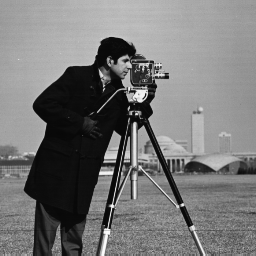
%> input picture questao_04/cameraman.tif, 256 x 256 px
$ octave limiarizacao_2bits.m   (GNU Octave 9; MATLAB toolbox functions it lacks are replaced by stand-ins)
%> lines starting %> are read from the running program, lines starting %| are printed output that depends on the picture
%limiariza玢o em 2 bits/pixel na imagem do cameraman
I_1 = double(imread('./cameraman.tif'));
%> I_1: size 256x256 double; min 7, max 253, mean 118.7; mean of the top-left, top-right, bottom-left and bottom-right quarters 119.9, 153.8, 75.8, 125.4
% re-quantiza em 2 bits/pixel - limiariza玢o
I_q_1 = floor(I_1./max(max(I_1)).*(2^2));
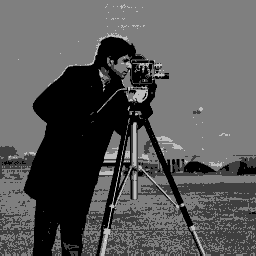
%> I_q_1: size 256x256 double; min 0, max 4, mean 1.38; drawn with min black and max white
figure, imshow(uint8(I_1)), title('Imagem cameraman original com 8 bits/pixel');
figure, imshow(uint8(I_q_1 .* 90)), title('Imagem cameraman limiarizada em 2 bits/pixel');
%> after `imshow(uint8(I_q_1 .* 90))`:
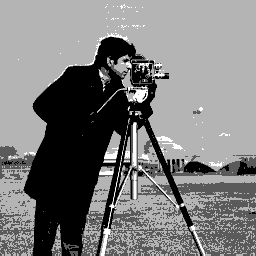
%> displayed picture: size 256x256, on the screen's scale of 0 to 255; min 0, max 255, mean 123.7
%-----------------------------------------------------------------------------------------------------------------
%limiariza玢o em 2 bits/pixel na imagem da Lena
%> (the run ends here)
